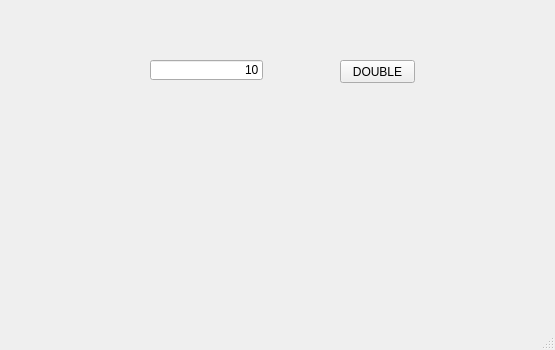
<?xml version="1.0" encoding="UTF-8"?>
<ui version="4.0">
 <class>MainWindow</class>
 <widget class="QMainWindow" name="MainWindow">
  <property name="geometry">
   <rect>
    <x>0</x>
    <y>0</y>
    <width>555</width>
    <height>350</height>
   </rect>
  </property>
  <property name="windowTitle">
   <string>MainWindow</string>
  </property>
  <widget class="QWidget" name="centralwidget">
   <widget class="QLineEdit" name="lbl">
    <property name="geometry">
     <rect>
      <x>150</x>
      <y>60</y>
      <width>113</width>
      <height>20</height>
     </rect>
    </property>
    <property name="text">
     <string>10</string>
    </property>
    <property name="alignment">
     <set>Qt::AlignRight|Qt::AlignTrailing|Qt::AlignVCenter</set>
    </property>
   </widget>
   <widget class="QPushButton" name="pb">
    <property name="geometry">
     <rect>
      <x>340</x>
      <y>60</y>
      <width>75</width>
      <height>23</height>
     </rect>
    </property>
    <property name="text">
     <string>DOUBLE</string>
    </property>
   </widget>
  </widget>
  <widget class="QMenuBar" name="menubar">
   <property name="geometry">
    <rect>
     <x>0</x>
     <y>0</y>
     <width>555</width>
     <height>21</height>
    </rect>
   </property>
  </widget>
  <widget class="QStatusBar" name="statusbar"/>
 </widget>
 <resources/>
 <connections/>
</ui>
